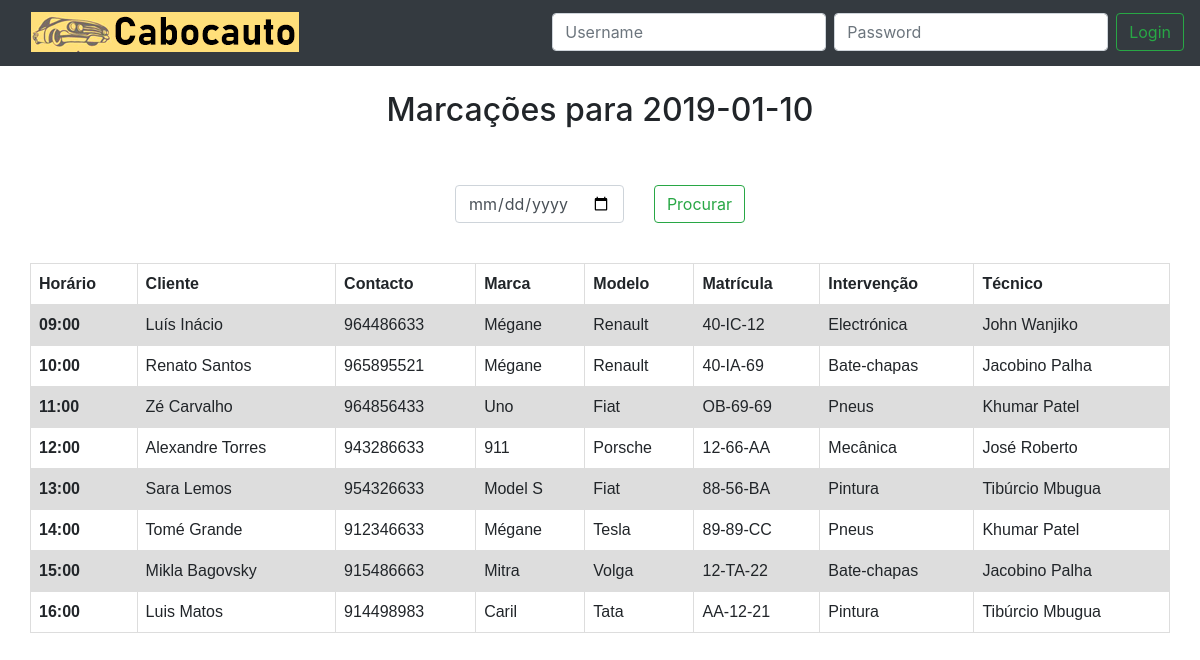
/, run on an earlier commit of the app's database.
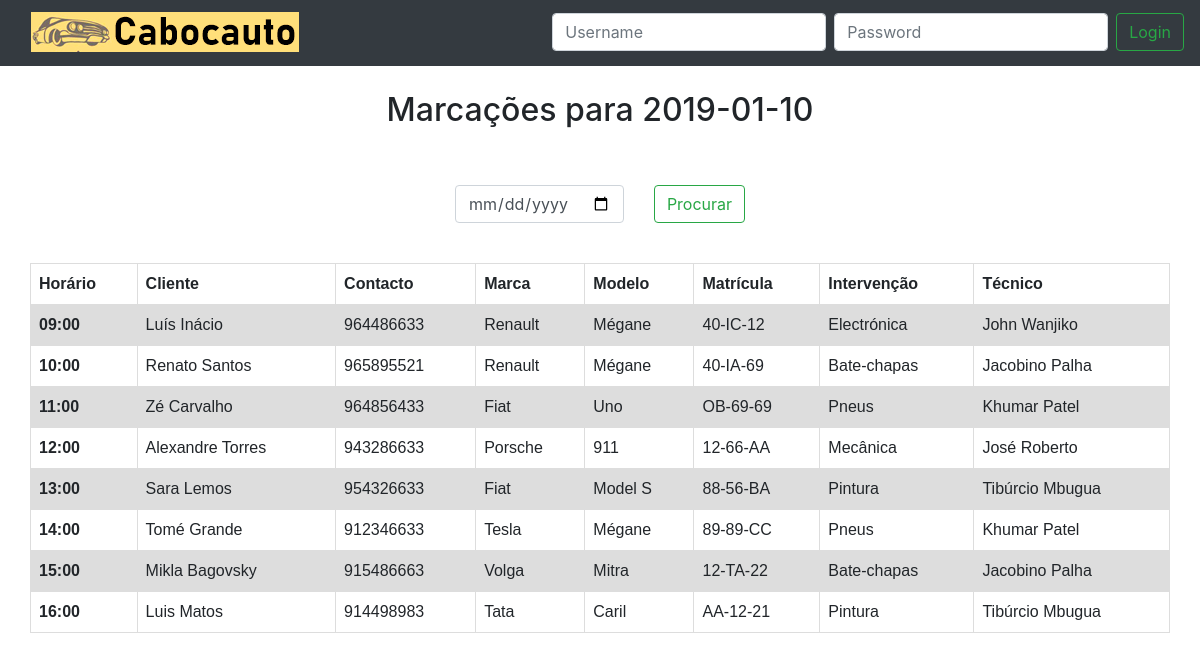
And on a later commit of the database.
### tables this page shows
create table Servico (
	id_servico INT NOT NULL AUTO_INCREMENT PRIMARY KEY,
    dataServico datetime not null,
    id_cliente INT NOT NULL,
    id_viatura INT NOT NULL,
    id_funcionario INT NOT NULL,
    FOREIGN KEY (id_cliente) REFERENCES Cliente (id_cliente),
    FOREIGN KEY (id_viatura) REFERENCES Viatura (id_viatura),
    FOREIGN KEY (id_funcionario) REFERENCES Funcionario (id_funcionario)
);

create table Cliente (
	id_cliente INT NOT NULL AUTO_INCREMENT PRIMARY KEY,
	nome VARCHAR (50) NOT NULL,
	contacto CHAR (9) NOT NULL,
	email VARCHAR (30) NOT NULL,
    nif CHAR(9)
);

create table Viatura(
	id_viatura INT NOT NULL AUTO_INCREMENT PRIMARY KEY,
	marca VARCHAR (20) NOT NULL,
    modelo VARCHAR (20) NOT NULL,
    matricula VARCHAR (8) NOT NULL,
    id_cliente INT NOT NULL,
	FOREIGN KEY (id_cliente) REFERENCES Cliente (id_cliente)
);

create table Especialidade (
	id_especialidade INT NOT NULL AUTO_INCREMENT PRIMARY KEY,
	tipo VARCHAR (20) NOT NULL
);

create table Funcionario (
	id_funcionario INT NOT NULL AUTO_INCREMENT PRIMARY KEY,
    nome VARCHAR (50) NOT NULL,
    id_especialidade INT NOT NULL,
	FOREIGN KEY (id_especialidade) REFERENCES Especialidade (id_especialidade)
);

### db_connection.php (called while the page is built, shortened)
<?php
function GetAppointmentsQuery($data) {
    $dataInicio = " " . $data . " 09:00:00";
    $dataFim = " " . $data . " 18:00:00";
    $query = "select s.id_servico as idServico, s.dataServico, c.nome as clienteNome, c.contacto, v.marca, v.modelo, v.matricula, e.tipo, f.nome as funcNome
                from servico s
                left join cliente c on s.id_cliente = c.id_cliente
                left join viatura v on s.id_viatura = v.id_viatura
                left join funcionario f on s.id_funcionario = f.id_funcionario
                left join especialidade e on f.id_especialidade = e.id_especialidade
                where dataServico >= '" . $dataInicio . "' and dataServico <= '" . $dataFim . "'";
    return $query;
}
?>

### index.php (the view, shortened to what this page needs)
<?php
include 'db_connection.php';
?>
<!DOCTYPE html>
<html>
<head>
    <link rel="stylesheet" href="https://stackpath.bootstrapcdn.com/bootstrap/4.2.1/css/bootstrap.min.css"
>
    <link rel="stylesheet" href="https://use.fontawesome.com/releases/v5.6.3/css/all.css"
>
    <link rel="stylesheet" type="text/css" href="styles.css">
</head>
<body>
<nav class="navbar navbar-expand-lg navbar-dark bg-dark">
    <a class="navbar-brand" href="index.php"><img src="./images/cabocauto.png" alt=""></a>
    <div class="collapse navbar-collapse" id="navbarSupportedContent">
        <ul class="navbar-nav mr-auto">
            <?php
            if (empty($_SESSION["authenticated"]) || !$_SESSION["authenticated"]) {
                echo "</ul>
                        <form class='form-inline my-2 my-lg-0' id = 'login' method = 'post' >
                            <input id = 'username' name = 'username' type = 'text' required class='form-control mr-sm-2' placeholder = 'Username' >
                            <input id = 'password' name = 'password' type = 'password' required class='form-control mr-sm-2'placeholder = 'Password' >
                            <button class='btn btn-outline-success my-2 my-sm-0' type = 'submit'> Login</button >
                        </form >";
            } else if (!empty($_SESSION["authenticated"]) && $_SESSION["authenticated"]) {
                echo "</ul>
                            <form class='form-inline my-2 my-lg-0' id = 'logout' method = 'post' >
                            <span class='userWelcome'>Olá " . ucfirst($_SESSION["user"]) . ", bem-vindo(a) </span> &nbsp;
                            <input type='hidden' name='logout' id='logout' value='logout' />
                            <button class='btn btn-outline-success my-2 my-sm-0' type = 'submit'>Logout</button >
                            </form >";
            }
            ?>
    </div>
</nav>
<div class="container h-100">
    <h2 class="row h-100 justify-content-center align-items-center">Marcações para <?php echo $_SESSION["date"]; ?></h2>
    <div class="dateContainer row h-100 justify-content-center align-items-center">
        <form class='form-inline my-2 my-lg-0' id='Search' method = 'post' >
            <input id='search' name='search' style="margin-right: 30px" class="form-control"  type="date">
            <button class='btn btn-outline-success my-2 my-sm-0' type='submit'>Procurar</button >
        </form >
    </div>
    <div class="row h-100 justify-content-center align-items-center">
        <table>
            <tr>
                <th>Horário</th>
                <th>Cliente</th>
                <th>Contacto</th>
                <th>Marca</th>
                <th>Modelo</th>
                <th>Matrícula</th>
                <th>Intervenção</th>
                <th>Técnico</th>
            </tr>
            <?php
            $conn = OpenCon();
            $query = GetAppointmentsQuery($_SESSION["date"]);
            if ($result = $conn->query($query)) {
                while ($row = $result->fetch_assoc()) {
                    echo "<tr>";
                    echo "<th>" . substr(explode(" ", $row["dataServico"])[1], 0, -3) . "</th>";
                    echo "<td>" . $row["clienteNome"] . "</td>";
                    echo "<td>" . $row["contacto"] . "</td>";
                    echo "<td>" . $row["marca"] . "</td>";
                    echo "<td>" . $row["modelo"] . "</td>";
                    echo "<td>" . $row["matricula"] . "</td>";
                    echo "<td>" . $row["tipo"] . "</td>";
                    echo "<td>" . $row["funcNome"] . "</td>";
                    echo "</tr>";
                }
            }
            ?>
        </table>
    </div>
</div>
</body>
</html>

### styles.css (style rules this page uses)
table { font-family: arial, sans-serif; border-collapse: collapse; width: 100%; }
td, th { border: 1px solid #dddddd; text-align: left; padding: 8px; }
tr:nth-child(even) { background-color: #dddddd; }
h2 { padding-top: 25px; padding-left: 20px; padding-right: 20px; padding-bottom: 12px; }
.dateContainer { margin: 40px 0px; }
.navbar { border-radius: 0px; padding-bottom: 14px; }
.navbar-brand { padding: 4px 0px 0px 15px; }
.form-inline { float: right; padding: 4px 0px 0px 0px; }

What changed in the data, as far as the page shows it:
changed through a linked row, servico "Luís Inácio": id_viatura.marca "Mégane" → "Renault"; id_viatura.modelo "Renault" → "Mégane"
changed through a linked row, servico "Renato Santos": id_viatura.marca "Mégane" → "Renault"; id_viatura.modelo "Renault" → "Mégane"
changed through a linked row, servico "Zé Carvalho": id_viatura.marca "Uno" → "Fiat"; id_viatura.modelo "Fiat" → "Uno"
changed through a linked row, servico "Alexandre Torres": id_viatura.marca "911" → "Porsche"; id_viatura.modelo "Porsche" → "911"
changed through a linked row, servico "Sara Lemos": id_viatura.marca "Model S" → "Fiat"; id_viatura.modelo "Fiat" → "Model S"
changed through a linked row, servico "Tomé Grande": id_viatura.marca "Mégane" → "Tesla"; id_viatura.modelo "Tesla" → "Mégane"
changed through a linked row, servico "Mikla Bagovsky": id_viatura.marca "Mitra" → "Volga"; id_viatura.modelo "Volga" → "Mitra"
changed through a linked row, servico "Luis Matos": id_viatura.marca "Caril" → "Tata"; id_viatura.modelo "Tata" → "Caril"
